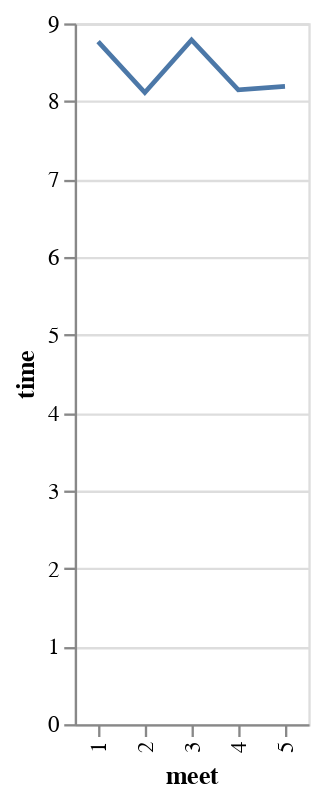

Write notebook code for a chart like this one.
### Markdown cell above
* Chart - Filter to Jung-Sook's runs
* Mark - Show as a line graph
* Encode - Let the x be meet (ording) and y be times (quantitative)

### Code cell
js_df = df[df["athlete"] == "Jung-Sook"]
chart = (alt.Chart(js_df)
           .mark_line()
           .encode(x = "meet:O",
                   y = "time:Q"))
chart

### Figure 1 — Vega-Lite specification as saved in the notebook (floating-point values rounded to 4 significant figures)
{"config": {"view": {"continuousWidth": 400, "continuousHeight": 300}}, "data": {"name": "data-d148592bdf477086dbb167c72e9da9a3"}, "mark": "line", "encoding": {"x": {"type": "ordinal", "field": "meet"}, "y": {"type": "quantitative", "field": "time"}}, "$schema": "https://vega.github.io/schema/vega-lite/v4.8.1.json", "datasets": {"data-d148592bdf477086dbb167c72e9da9a3": [{"athlete": "Jung-Sook", "meet": 1, "time": 8.764, "image": "https://srush.github.io/BT-AI/image4.jpeg"}, {"athlete": "Jung-Sook", "meet": 2, "time": 8.112, "image": "https://srush.github.io/BT-AI/image4.jpeg"}, {"athlete": "Jung-Sook", "meet": 3, "time": 8.787, "image": "https://srush.github.io/BT-AI/image4.jpeg"}, {"athlete": "Jung-Sook", "meet": 4, "time": 8.148, "image": "https://srush.github.io/BT-AI/image4.jpeg"}, {"athlete": "Jung-Sook", "meet": 5, "time": 8.19, "image": "https://srush.github.io/BT-AI/image4.jpeg"}]}}
